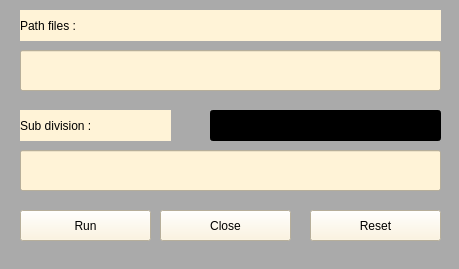
<?xml version="1.0" encoding="UTF-8"?>
<ui version="4.0">
 <class>Rename</class>
 <widget class="QMainWindow" name="Rename">
  <property name="geometry">
   <rect>
    <x>0</x>
    <y>0</y>
    <width>459</width>
    <height>269</height>
   </rect>
  </property>
  <property name="minimumSize">
   <size>
    <width>459</width>
    <height>269</height>
   </size>
  </property>
  <property name="windowTitle">
   <string>MainWindow</string>
  </property>
  <property name="styleSheet">
   <string notr="true">background-color: rgb(0, 0, 0);
background-color: rgb(170, 170, 170);</string>
  </property>
  <widget class="QWidget" name="Rename_2">
   <widget class="QLineEdit" name="le1">
    <property name="geometry">
     <rect>
      <x>20</x>
      <y>50</y>
      <width>421</width>
      <height>41</height>
     </rect>
    </property>
    <property name="styleSheet">
     <string notr="true">background-color: rgb(255, 243, 215);
font: 75 12pt &quot;MS Shell Dlg 2&quot;;</string>
    </property>
   </widget>
   <widget class="QLabel" name="label">
    <property name="geometry">
     <rect>
      <x>20</x>
      <y>10</y>
      <width>421</width>
      <height>31</height>
     </rect>
    </property>
    <property name="styleSheet">
     <string notr="true">background-color: rgb(255, 243, 215);
font: 75 12pt &quot;MS Shell Dlg 2&quot;;</string>
    </property>
    <property name="text">
     <string>Path files :</string>
    </property>
   </widget>
   <widget class="QLabel" name="label_2">
    <property name="geometry">
     <rect>
      <x>20</x>
      <y>110</y>
      <width>151</width>
      <height>31</height>
     </rect>
    </property>
    <property name="styleSheet">
     <string notr="true">background-color: rgb(255, 243, 215);
font: 75 12pt &quot;MS Shell Dlg 2&quot;;</string>
    </property>
    <property name="text">
     <string>Sub division :</string>
    </property>
   </widget>
   <widget class="QLineEdit" name="le2">
    <property name="geometry">
     <rect>
      <x>20</x>
      <y>150</y>
      <width>421</width>
      <height>41</height>
     </rect>
    </property>
    <property name="styleSheet">
     <string notr="true">background-color: rgb(255, 243, 215);
font: 75 12pt &quot;MS Shell Dlg 2&quot;;</string>
    </property>
   </widget>
   <widget class="QPushButton" name="bre">
    <property name="geometry">
     <rect>
      <x>310</x>
      <y>210</y>
      <width>131</width>
      <height>31</height>
     </rect>
    </property>
    <property name="styleSheet">
     <string notr="true">background-color: rgb(255, 243, 215);
font: 75 12pt &quot;MS Shell Dlg 2&quot;;</string>
    </property>
    <property name="text">
     <string>Reset</string>
    </property>
   </widget>
   <widget class="QPushButton" name="br">
    <property name="geometry">
     <rect>
      <x>20</x>
      <y>210</y>
      <width>131</width>
      <height>31</height>
     </rect>
    </property>
    <property name="styleSheet">
     <string notr="true">background-color: rgb(255, 243, 215);
font: 75 12pt &quot;MS Shell Dlg 2&quot;;</string>
    </property>
    <property name="text">
     <string>Run</string>
    </property>
   </widget>
   <widget class="QPushButton" name="bc">
    <property name="geometry">
     <rect>
      <x>160</x>
      <y>210</y>
      <width>131</width>
      <height>31</height>
     </rect>
    </property>
    <property name="styleSheet">
     <string notr="true">background-color: rgb(255, 243, 215);
font: 75 12pt &quot;MS Shell Dlg 2&quot;;</string>
    </property>
    <property name="text">
     <string>Close</string>
    </property>
   </widget>
   <widget class="QProgressBar" name="progressBar">
    <property name="geometry">
     <rect>
      <x>210</x>
      <y>110</y>
      <width>231</width>
      <height>31</height>
     </rect>
    </property>
    <property name="styleSheet">
     <string notr="true">color: rgb(0, 0, 0);
background-color: rgb(0, 0, 0);
alternate-background-color: rgb(0, 0, 0);</string>
    </property>
    <property name="value">
     <number>0</number>
    </property>
   </widget>
  </widget>
  <widget class="QStatusBar" name="statusbar"/>
 </widget>
 <resources/>
 <connections/>
</ui>
